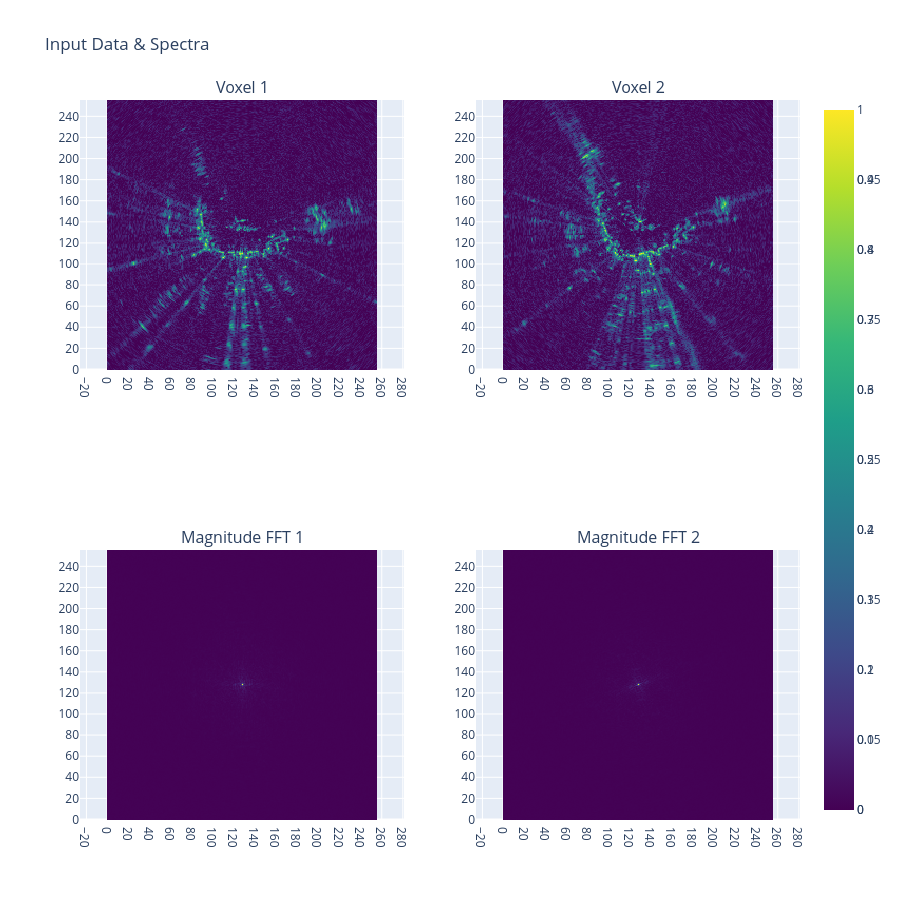

Notebook code for this chart:
### Code cell
fig = make_subplots(rows=2, cols=2, 
    subplot_titles=('Voxel 1', 'Voxel 2', 'Magnitude FFT 1', 'Magnitude FFT 2'),
    specs=[[{'type': 'heatmap'}, {'type': 'heatmap'}],
           [{'type': 'heatmap'}, {'type': 'heatmap'}]])

fig.add_trace(go.Heatmap(z=input_voxel1, colorscale='Viridis', showscale=False), row=1, col=1)
fig.add_trace(go.Heatmap(z=input_voxel2, colorscale='Viridis'), row=1, col=2)
fig.add_trace(go.Heatmap(z=mag_fftw1, colorscale='Viridis', showscale=False), row=2, col=1)
fig.add_trace(go.Heatmap(z=mag_fftw2, colorscale='Viridis'), row=2, col=2)

fig.update_layout(height=900, width=900, title_text='Input Data & Spectra')
fig.update_xaxes(nticks=20)
fig.update_yaxes(nticks=20)
fig.update_yaxes(scaleanchor="x",  scaleratio=1, row=1, col=1)
fig.update_yaxes(scaleanchor="x2", scaleratio=1, row=1, col=2)
fig.update_yaxes(scaleanchor="x3", scaleratio=1, row=2, col=1)
fig.update_yaxes(scaleanchor="x4", scaleratio=1, row=2, col=2)
fig.show()

### Figure 1 — Plotly figure (JSON) as saved in the notebook; plotly's stock layout.template omitted (floating-point values rounded to 4 significant figures; data arrays with more than 128 entries replaced by an {"elided": "..."} marker saying what was removed)
{"data": [{"colorscale": [[0, "#440154"], [0.1111, "#482878"], [0.2222, "#3e4989"], [0.3333, "#31688e"], [0.4444, "#26828e"], [0.5556, "#1f9e89"], [0.6667, "#35b779"], [0.7778, "#6ece58"], [0.8889, "#b5de2b"], [1, "#fde725"]], "showscale": false, "type": "heatmap", "xaxis": "x", "yaxis": "y", "z": {"elided": "256x256 float values"}}, {"colorscale": [[0, "#440154"], [0.1111, "#482878"], [0.2222, "#3e4989"], [0.3333, "#31688e"], [0.4444, "#26828e"], [0.5556, "#1f9e89"], [0.6667, "#35b779"], [0.7778, "#6ece58"], [0.8889, "#b5de2b"], [1, "#fde725"]], "type": "heatmap", "xaxis": "x2", "yaxis": "y2", "z": {"elided": "256x256 float values"}}, {"colorscale": [[0, "#440154"], [0.1111, "#482878"], [0.2222, "#3e4989"], [0.3333, "#31688e"], [0.4444, "#26828e"], [0.5556, "#1f9e89"], [0.6667, "#35b779"], [0.7778, "#6ece58"], [0.8889, "#b5de2b"], [1, "#fde725"]], "showscale": false, "type": "heatmap", "xaxis": "x3", "yaxis": "y3", "z": {"elided": "256x256 float values"}}, {"colorscale": [[0, "#440154"], [0.1111, "#482878"], [0.2222, "#3e4989"], [0.3333, "#31688e"], [0.4444, "#26828e"], [0.5556, "#1f9e89"], [0.6667, "#35b779"], [0.7778, "#6ece58"], [0.8889, "#b5de2b"], [1, "#fde725"]], "type": "heatmap", "xaxis": "x4", "yaxis": "y4", "z": {"elided": "256x256 float values"}}], "layout": {"annotations": [{"font": {"size": 16}, "showarrow": false, "text": "Voxel 1", "x": 0.225, "xanchor": "center", "xref": "paper", "y": 1, "yanchor": "bottom", "yref": "paper"}, {"font": {"size": 16}, "showarrow": false, "text": "Voxel 2", "x": 0.775, "xanchor": "center", "xref": "paper", "y": 1, "yanchor": "bottom", "yref": "paper"}, {"font": {"size": 16}, "showarrow": false, "text": "Magnitude FFT 1", "x": 0.225, "xanchor": "center", "xref": "paper", "y": 0.375, "yanchor": "bottom", "yref": "paper"}, {"font": {"size": 16}, "showarrow": false, "text": "Magnitude FFT 2", "x": 0.775, "xanchor": "center", "xref": "paper", "y": 0.375, "yanchor": "bottom", "yref": "paper"}], "height": 900, "title": {"text": "Input Data & Spectra"}, "width": 900, "xaxis": {"anchor": "y", "domain": [0, 0.45], "nticks": 20}, "xaxis2": {"anchor": "y2", "domain": [0.55, 1], "nticks": 20}, "xaxis3": {"anchor": "y3", "domain": [0, 0.45], "nticks": 20}, "xaxis4": {"anchor": "y4", "domain": [0.55, 1], "nticks": 20}, "yaxis": {"anchor": "x", "domain": [0.625, 1], "nticks": 20, "scaleanchor": "x", "scaleratio": 1}, "yaxis2": {"anchor": "x2", "domain": [0.625, 1], "nticks": 20, "scaleanchor": "x2", "scaleratio": 1}, "yaxis3": {"anchor": "x3", "domain": [0, 0.375], "nticks": 20, "scaleanchor": "x3", "scaleratio": 1}, "yaxis4": {"anchor": "x4", "domain": [0, 0.375], "nticks": 20, "scaleanchor": "x4", "scaleratio": 1}}}
